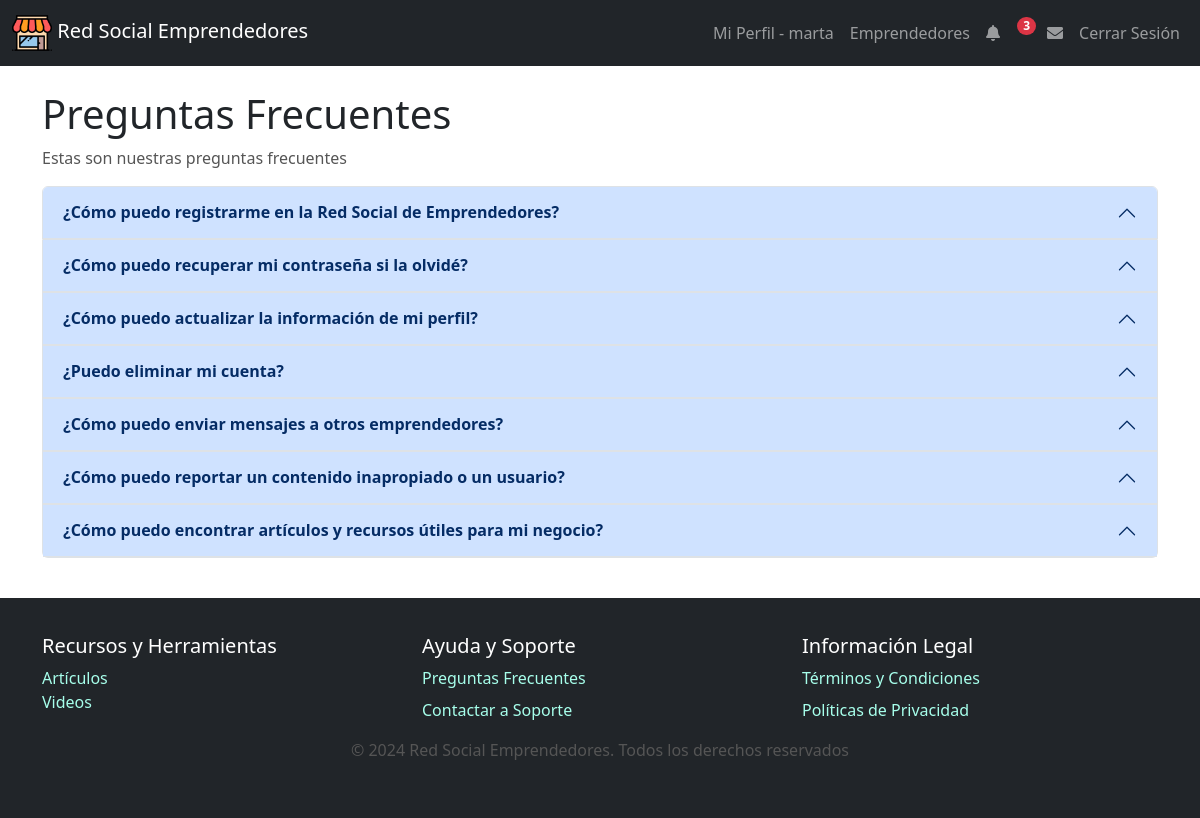
Page /preguntasFrecuentes.php (signed in) on the committed database.
### tables this page shows
CREATE TABLE recursos (
    id_Recurso INT AUTO_INCREMENT PRIMARY KEY,
    titulo VARCHAR(255) NOT NULL,
    autor VARCHAR(100),
    contenido TEXT,
    fecha_Publicacion DATE,
    tipo_recurso ENUM('Articulo','Video','FAQ','Privacidad','Terminos') NOT NULL
);

### preguntasFrecuentes.php (the view, shortened to what this page needs)
<?php
include './plantillas/header.php';
include 'db.php';
$sql = "SELECT id_Recurso, titulo, contenido FROM recursos WHERE tipo_recurso = 'FAQ'";
$result = $conn->query($sql);
?>
<!DOCTYPE html>
<html>
<body>
    <div class="container mt-4">
        <h1>Preguntas Frecuentes</h1>
        <p>Estas son nuestras preguntas frecuentes</p>
        <div class="accordion" id="faqAccordion">
            <?php if ($result->num_rows > 0): ?>
                <?php $i = 0; ?>
                <?php while($row = $result->fetch_assoc()): ?>
                    <div class="accordion-item">
                        <h2 class="accordion-header" id="heading<?php echo $i; ?>">
                            <button class="accordion-button fw-bold" type="button" data-bs-toggle="collapse" data-bs-target="#collapse<?php echo $i; ?>" aria-expanded="true" aria-controls="collapse<?php echo $i; ?>">
                                <?php echo htmlspecialchars($row['titulo']); ?>
                            </button>
                        </h2>
                    </div>
                    <?php $i++; ?>
                <?php endwhile; ?>
            <?php else: ?>
                <p>No hay preguntas frecuentes disponibles en este momento.</p>
            <?php endif; ?>
        </div>
    </div>
    <?php
    include './plantillas/footer.php';
    ?>
</body>
</html>

### css/styles.css (style rules this page uses)
html, body { height: 100%; margin: 0; }
body { font-family: Arial, sans-serif; background-color: #e0f7fa; display: flex; flex-direction: column; }
.container { margin-top: 20px; padding: 0 15px; margin-bottom: 40px; }
h1 { font-size: 2rem; color: #00796b; margin-bottom: 15px; }
p { font-size: 1rem; color: #555; }
.accordion-button { font-weight: bold; }

### rows in the picture
recursos: titulo "¿Cómo puedo registrarme en la Red Social de Emprendedores?"
recursos: titulo "¿Cómo puedo recuperar mi contraseña si la olvidé?"
recursos: titulo "¿Cómo puedo actualizar la información de mi perfil?"
recursos: titulo "¿Puedo eliminar mi cuenta?"
recursos: titulo "¿Cómo puedo enviar mensajes a otros emprendedores?"
recursos: titulo "¿Cómo puedo reportar un contenido inapropiado o un usuario?"
recursos: titulo "¿Cómo puedo encontrar artículos y recursos útiles para mi negocio?"

### other values in the picture
$current_user "marta"
$num_notificaciones "3"
